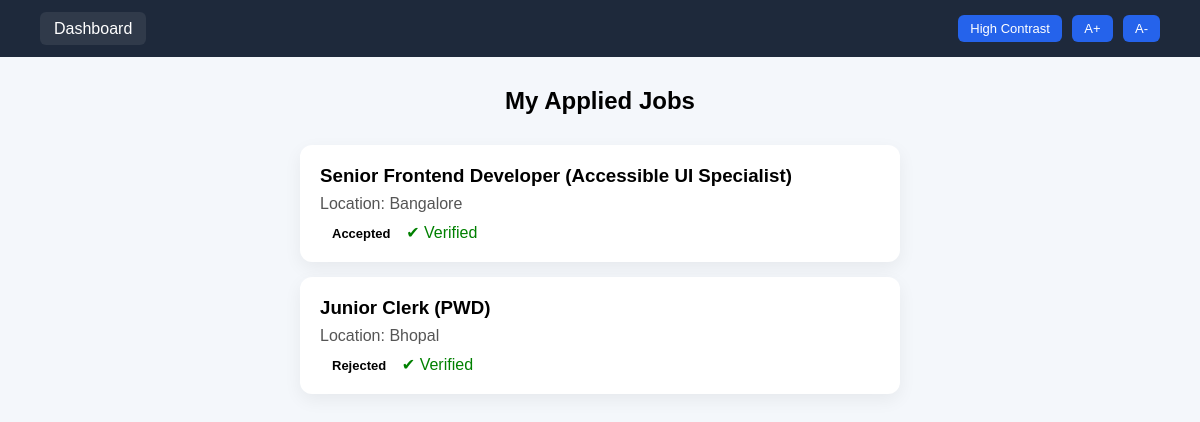
/applied_job (signed in), run on the app's committed database.
### portal/models.py (models this page shows, shortened)
class Application(models.Model):
    STATUS_CHOICES = (
        ('Pending', 'Pending'),
        ('Verified', 'Verified'),
        ('Accepted', 'Accepted'),
        ('Rejected', 'Rejected'),
    )
    user = models.ForeignKey(User, on_delete=models.CASCADE)
    job = models.ForeignKey(Job, on_delete=models.CASCADE)
    resume = models.FileField(upload_to='applications/')
    disability_percentage = models.IntegerField()
    is_verified = models.BooleanField(default=False)
    verification_image = models.ImageField(upload_to='verification/', null=True, blank=True)
    status = models.CharField(max_length=20, choices=STATUS_CHOICES, default='Pending')
    is_selected = models.BooleanField(default=False)

class Job(models.Model):
    JOB_TYPE = (
        ('Government', 'Government'),
        ('Private', 'Private'),
    )
    employer = models.ForeignKey(Employer, on_delete=models.CASCADE)
    title = models.CharField(max_length=200)
    job_type = models.CharField(max_length=20, choices=JOB_TYPE)
    department = models.CharField(max_length=100)
    location = models.CharField(max_length=100)
    skills = models.TextField()
    disability_type = models.CharField(max_length=100)
    disability_percent = models.IntegerField()
    benefits = models.TextField(null=True, blank=True)
    description = models.TextField()
    salary = models.CharField(max_length=50)
    last_date = models.DateField(null=True, blank=True)
    status = models.CharField(max_length=20, default='Active')

### portal/views.py (the view)
# urls.py: path('applied_job', views.applied_job, name='applied_job'),
@login_required
def applied_job(request):
    if request.user.role != "candidate":
        return redirect('login')
    applications = Application.objects.filter(user=request.user)
    return render(request, 'applied_job.html', {'applications': applications})

### templates/applied_job.html (shortened to what this page needs)
<!DOCTYPE html>
{% load static %}
<html lang="en">
<head>
    <link rel="stylesheet" href="{% static 'css/applied_job.css' %}">
</head>
<body>
<header>
    <nav>
        <a href="{% url 'dashboard' %}">Dashboard</a>
    </nav>
    <div class="accessibility-controls">
        <button onclick="toggleContrast()">High Contrast</button>
        <button onclick="increaseFont()">A+</button>
        <button onclick="decreaseFont()">A-</button>
    </div>
</header>
<h2>My Applied Jobs</h2>
{% for app in applications %}
<div class="card">
    <h3>{{ app.job.title }}</h3>
    <p>Location: {{ app.job.location }}</p>
    <span class="status {{ app.status|lower }}">
        {{ app.status }}
    </span>
    {% if not app.is_verified %}
        <a href="{% url 'verify_candidate' app.id %}">
            <button>🎥 Verify Now</button>
        </a>
    {% else %}
        <span style="color:green;">✔ Verified</span>
    {% endif %}
</div>
{% empty %}
<p>No jobs applied yet.</p>
{% endfor %}
</body>
</html>

### static/css/applied_job.css (style rules this page uses)
* { margin: 0; padding: 0; box-sizing: border-box; }
body { font-family: 'Poppins', sans-serif; background: #f4f7fb; padding-bottom: 40px; transition: 0.3s ease; }
header { display: flex; justify-content: space-between; align-items: center; padding: 15px 40px; background: #1e293b; color: white; }
header nav a { text-decoration: none; color: white; font-weight: 500; padding: 8px 14px; border-radius: 6px; background: rgba(255,255,255,0.08); transition: 0.3s; }
.accessibility-controls button { padding: 6px 12px; margin-left: 6px; border: none; border-radius: 6px; background: #2563eb; color: white; cursor: pointer; font-size: 13px; transition: 0.3s; }
h2 { text-align: center; margin: 30px 0; font-weight: 600; }
.card { background: white; width: 90%; max-width: 600px; margin: 15px auto; padding: 20px; border-radius: 12px; box-shadow: 0 6px 18px rgba(0,0,0,0.06); transition: 0.3s; position: relative; }
.card h3 { margin-bottom: 8px; }
.card p { color: #555; margin-bottom: 10px; }
.status { padding: 5px 12px; border-radius: 20px; font-size: 13px; font-weight: 600; }

### data on the page
Application: job "Senior Frontend Developer (Accessible UI Specialist)", job.location "Bangalore", status "Accepted", is_verified "✔ Verified"
Application: job "Junior Clerk (PWD)", job.location "Bhopal", status "Rejected", is_verified "✔ Verified"
